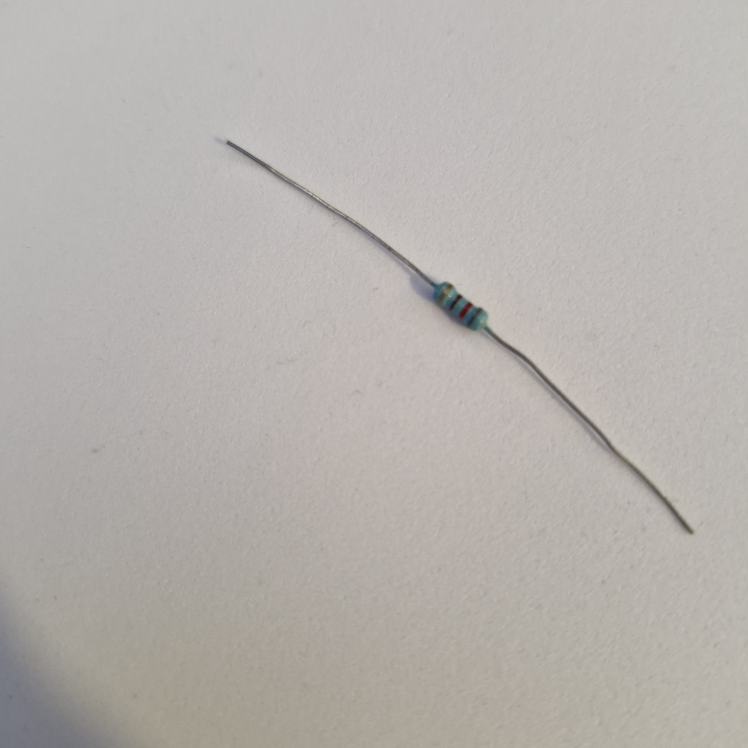
#> input picture images/1.jpg, 2992 x 2992 px (shown at 1/4 size)
$ python -i resistor_utils.py   (imports and definitions only)
#> lines starting #> are read from the running program, lines starting #| are printed output that depends on the picture
#> further down, picture is the input picture: shape (2992, 2992, 3); mean B, G, R 173.4, 177.8, 182
import cv2 as cv
import numpy as np
from scipy.signal import find_peaks

# Image resizing function
def rescaleFrame(frame, scale = 0.15):
#> called with scale = 0.15
    width = int(frame.shape[1] * scale)
#> width = 448
    height = int(frame.shape[0] * scale)
#> height = 448

    dimensions = (width, height)
#> dimensions = (448, 448)
    return cv.resize(frame, dimensions, interpolation=cv.INTER_AREA)
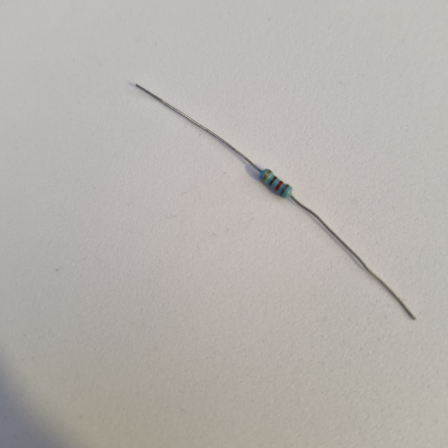
#> returned value: shape (448, 448, 3); mean of channels 0, 1, 2 173.4, 177.8, 182; drawn as B, G, R

# Get HSV of a point
# [4 lines left out: function get_hsv, not called in this run]

# Resizes frame, applies Gaussian blur, and performs histogram equalization on the V channel
def prepareIMG(img, scale = 0.15):
    img = rescaleFrame(img, scale)
    blur = cv.GaussianBlur(img, (7, 7), 0)
    hsv = cv.cvtColor(blur, cv.COLOR_BGR2HSV)
#> hsv: shape (448, 448, 3); mean H, S, V 16.4, 12.6, 182.1
    h, s, v = cv.split(hsv)
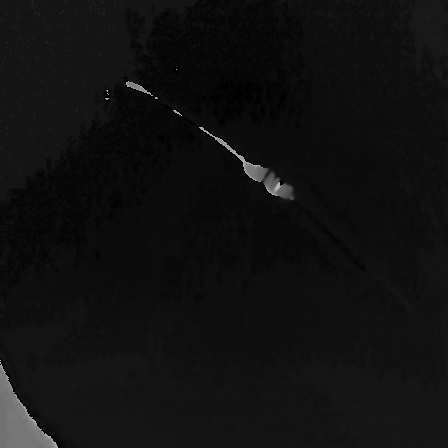
#> h: shape (448, 448); min 0, max 179, mean 16.4
    equalize_v = cv.equalizeHist(v)
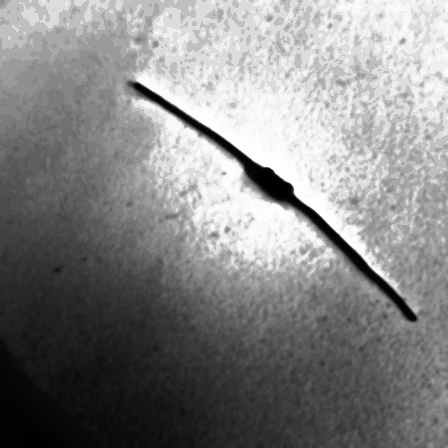
#> equalize_v: shape (448, 448); min 0, max 255, mean 133.3
    hsv_equalized = cv.merge((h, s, equalize_v))
#> hsv_equalized: shape (448, 448, 3); mean H, S, V 16.4, 12.6, 133.3
    return img, hsv_equalized

# Isolates pixels within a color range and applies morphological closing to remove noise/gaps
# [138 lines left out: functions apply_main_mask, detect_main_bodies, extract_ROI, validate_res_content, get_res_geometry, drw_recs, not called in this run]

>>> import cv2
>>> picture = cv2.imread('images/1.jpg')
>>> result = prepareIMG(picture)

$ run again, on images/2.jpg
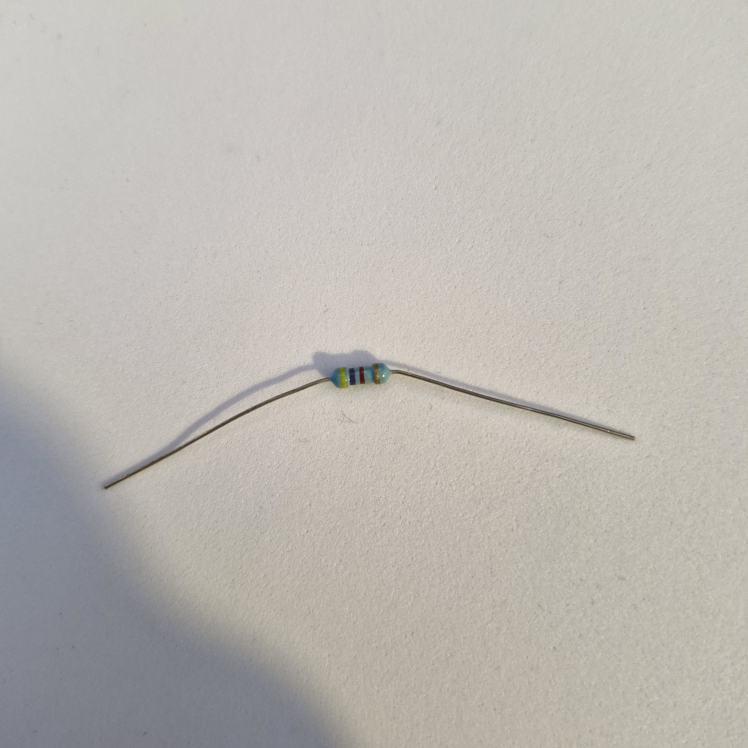
#> input picture images/2.jpg, 2992 x 2992 px (shown at 1/4 size)
#> picture is the input picture: shape (2992, 2992, 3); mean B, G, R 177.9, 183.7, 187.3
#> hsv: shape (448, 448, 3); mean H, S, V 29.4, 16.4, 188.5
#> in prepareIMG, `h, s, v = cv.split(hsv)`:
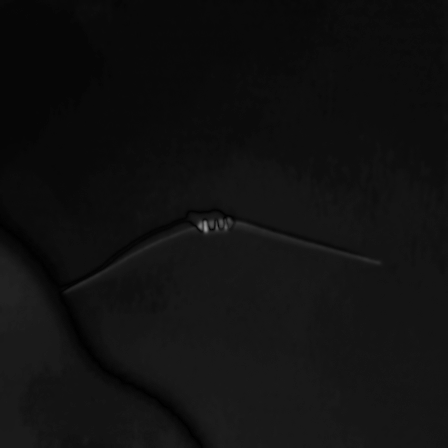
#> s: shape (448, 448); min 0, max 157, mean 16.4
#> in prepareIMG, `equalize_v = cv.equalizeHist(v)`:
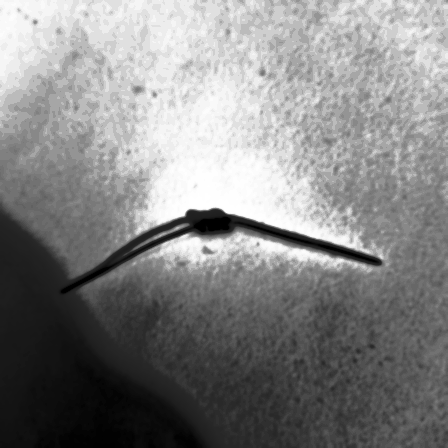
#> equalize_v: shape (448, 448); min 0, max 255, mean 132.2
#> hsv_equalized: shape (448, 448, 3); mean H, S, V 29.4, 16.4, 132.2

$ run again, on images/3.jpg
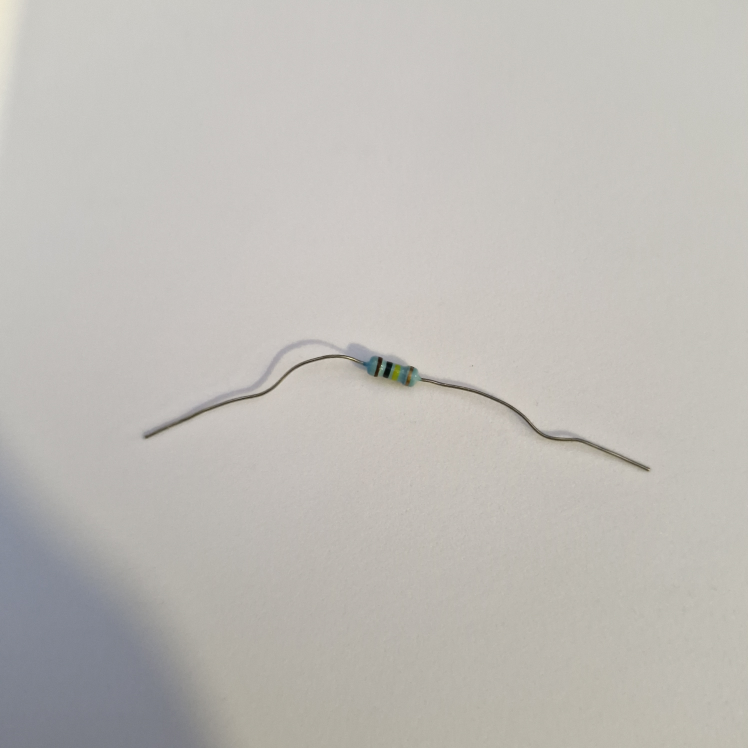
#> input picture images/3.jpg, 2992 x 2992 px (shown at 1/4 size)
#> picture is the input picture: shape (2992, 2992, 3); mean B, G, R 182.8, 187.6, 190.5
#> hsv: shape (448, 448, 3); mean H, S, V 25.2, 12.7, 191.3
#> in prepareIMG, `h, s, v = cv.split(hsv)`:
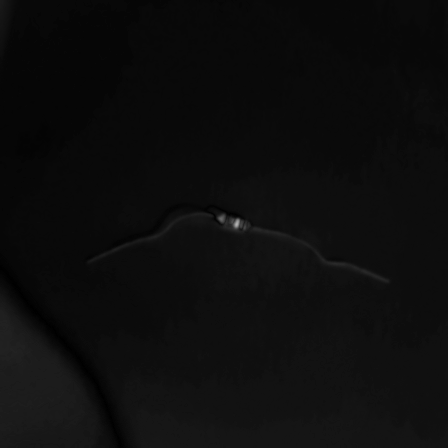
#> s: shape (448, 448); min 0, max 178, mean 12.7
#> in prepareIMG, `equalize_v = cv.equalizeHist(v)`:
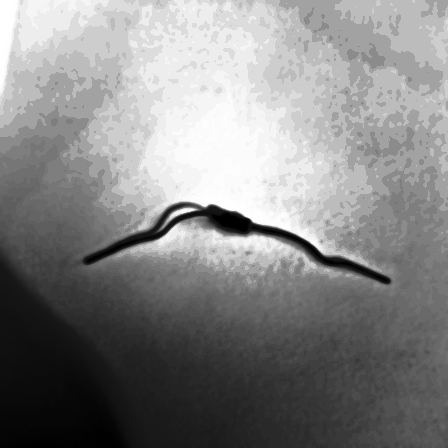
#> equalize_v: shape (448, 448); min 0, max 255, mean 133.1
#> hsv_equalized: shape (448, 448, 3); mean H, S, V 25.2, 12.7, 133.1

$ run again, on images/5.jpg
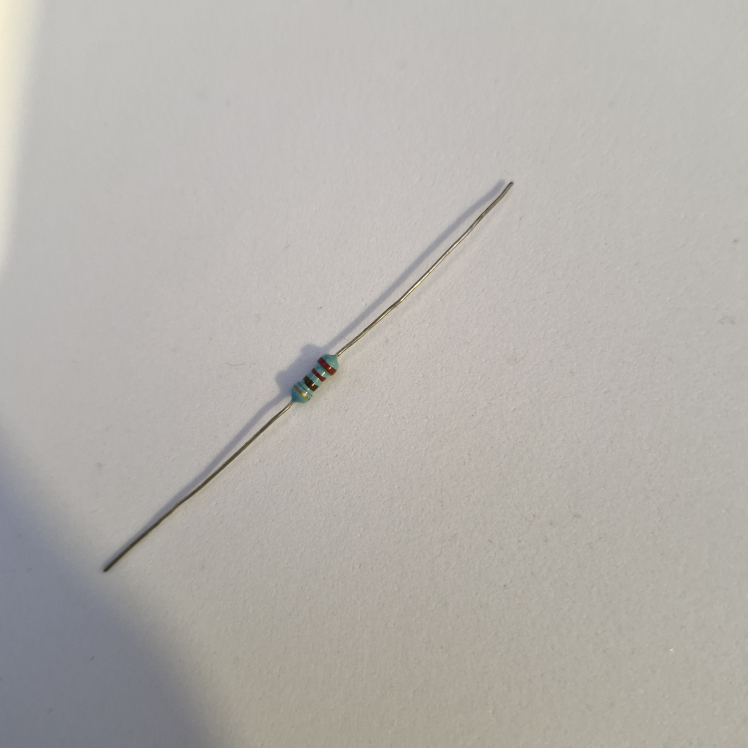
#> input picture images/5.jpg, 2992 x 2992 px (shown at 1/4 size)
#> picture is the input picture: shape (2992, 2992, 3); mean B, G, R 172, 177, 180.2
#> hsv: shape (448, 448, 3); mean H, S, V 25.3, 14.2, 181
#> in prepareIMG, `h, s, v = cv.split(hsv)`:
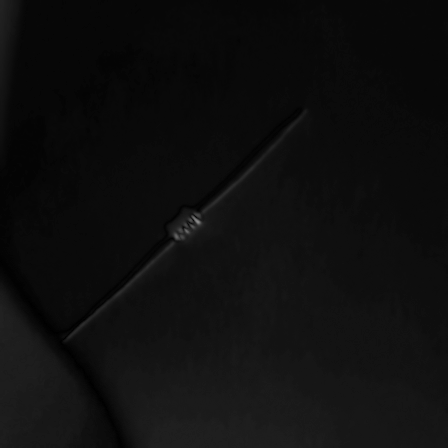
#> s: shape (448, 448); min 0, max 140, mean 14.2
#> in prepareIMG, `equalize_v = cv.equalizeHist(v)`:
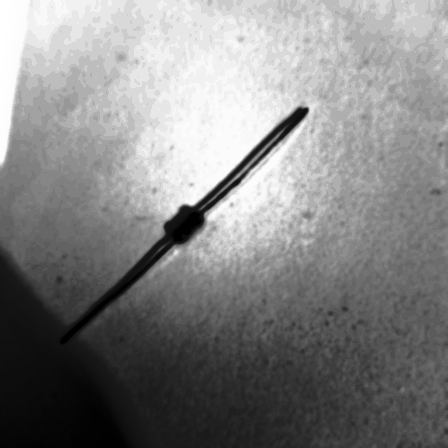
#> equalize_v: shape (448, 448); min 0, max 255, mean 131.5
#> hsv_equalized: shape (448, 448, 3); mean H, S, V 25.3, 14.2, 131.5
